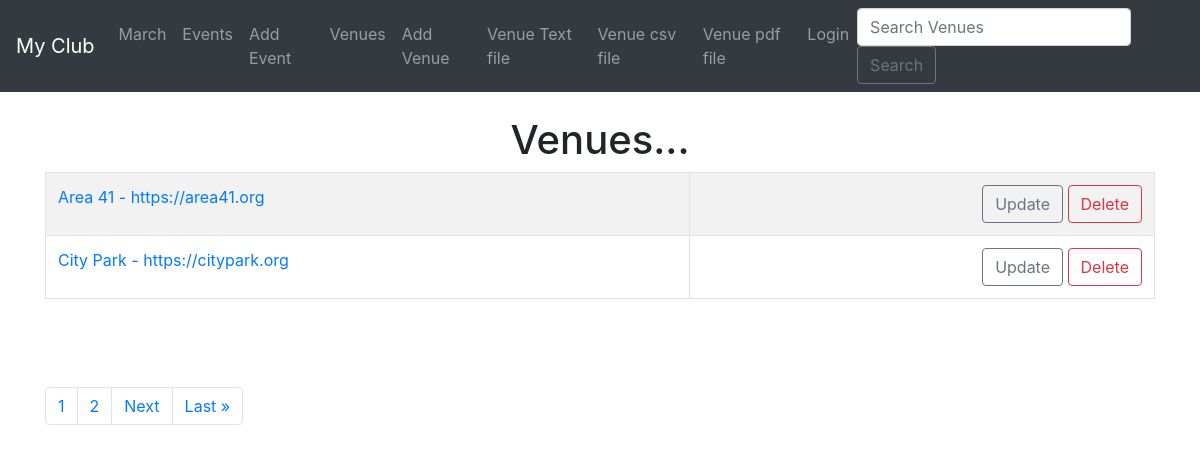
Screenshot of /list_venues with the database file from the repository.
### events/models.py (models this page shows)
class Venue(models.Model):
    name = models.CharField('Venue name', max_length=128)
    address = models.CharField(max_length=300)
    zip_code = models.CharField('Zip code', max_length=15)
    phone = models.CharField('Contact phone', max_length=15, blank=True)
    web = models.URLField('Website Address', blank=True)
    email_address = models.EmailField('Email Address',blank=True)
    def __str__(self):
        return self.name

### events/views.py (the view)
# urls.py: path('list_venues', views.list_venues, name='list-venues'),
def list_venues(request):
    venue_list = Venue.objects.all()
    p = Paginator(Venue.objects.all(), 2)
    page = request.GET.get('page')
    venues = p.get_page(page)
    nums = "a" * venues.paginator.num_pages
    return render(request, 'events/venue.html', {
        'venue_list': venue_list,
        'venues': venues,
        "nums": nums
    })

### events/templates/events/venue.html (shortened to what this page needs)
{% extends 'events/base.html' %}
{% block content %}
    <center>
        <h1>Venues...</h1>
        <table class="table table-hover table-striped table-bordered">
            {% for venue in venues %}
            <tr>
                <td>
                    <a href="{% url 'show-venue' venue.id %}">{{ venue }} - {{ venue.web }}</a>
                </td>
                <td align="right">
                    <a href="{% url 'update-venue' venue.id %}" class="btn btn-outline-secondary bnt-sm">Update</a>
                    <a href="{% url 'delete-venue' venue.id %}" class="btn btn-outline-danger bnt-sm">Delete</a>
                </td>
            </tr>
            {% endfor %}
        </table>
        <br><br><br>
        <nav aria-label="Page navigation example">
            <ul class="pagination">
                {% for n in nums %}
                <li class="page-item"><a class="page-link" href="?page={{ forloop.counter }}">{{ forloop.counter }}</a></li>
                {% endfor %}
                {% if venues.has_next %}
                <li class="page-item"><a class="page-link" href="?page={{ venues.next_page_number }}">Next</a></li>
                <li class="page-item"><a class="page-link" href="?page={{ venues.paginator.num_pages }}">Last &raquo</a></li>
                {% endif %}
            </ul>
        </nav>
    </center>
{% endblock %}

### rows the page displays
Venue: name "Area 41", web "https://area41.org"
Venue: name "City Park", web "https://citypark.org"
